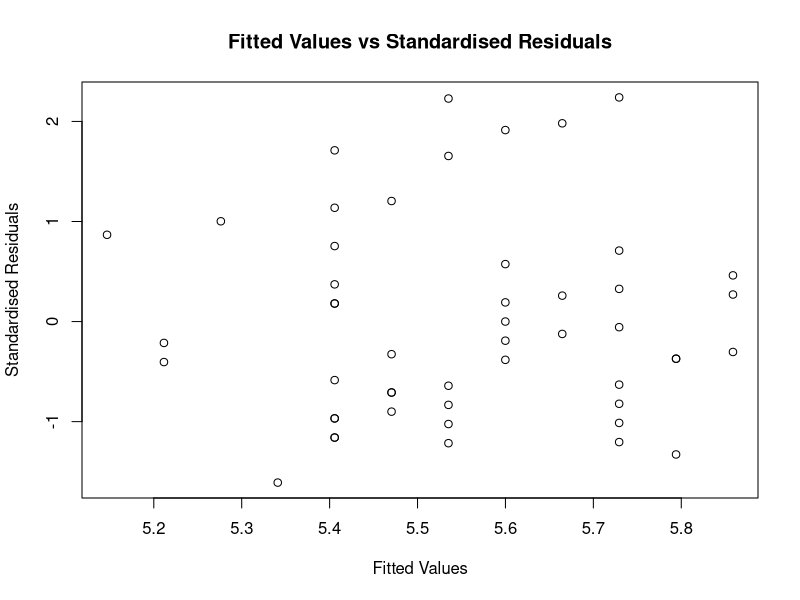

Write the R code that produced this figure. (Note: this script raises an error after producing the figure.)
rm(list = ls())


# load in the iris dataset
data_iris <- iris
iris

# Mean petal length for flowers of all types
mu_hat <-mean(data_iris$Petal.Length)

# Mean petal length for flower type "setosa"
u1 <- mean(data_iris$Petal.Length[data_iris$Species=="setosa"])

# Mean petal length for flower type "versicolor"
u2 <- mean(data_iris$Petal.Length[data_iris$Species=="versicolor"])

# Mean petal length for flower type "virginica"
u3 <- mean(data_iris$Petal.Length[data_iris$Species=="virginica"])


# t_hat value for flower type "setosa"
t_hat1 <- (u1 - mu_hat)

# t_hat value for flower type "versicolor"
t_hat2 <- (u2 - mu_hat)

# t_hat value for flower type "virginica"
t_hat3 <- (u3 - mu_hat)

# Create data frame specifically for petal length and species as those are the variables we are focusing on
species_petal_length <- data.frame(data_iris$Petal.Length, data_iris$Species)
species_petal_length
# ANOVA Table
species_petal_length.aov <- aov(data_iris$Petal.Length ~ data_iris$Species, data = species_petal_length)
summary(species_petal_length.aov)

# Work out the observed standard error
observed_standard_error <- sqrt(0.19)*sqrt(1/50+1/50)

# work out the least significant difference

lsd <- qt(0.975,147)*sqrt(0.19)*sqrt(1/50+1/50)
lsd

# u1 is the mean value for setosa and u3 is the mean value for virginica
difference <- u1 - u3

# calculate the lower and upper bounds for the 95% Confidence Interval
upper_bound <- difference + lsd
lower_bound <- difference - lsd

upper_bound
lower_bound


# Question 2

# Create a data frame subset only containing viriginca flowers petal length and petal width.
virginica_petal_info <- subset.data.frame(data_iris, data_iris$Species=="virginica", select = c(Petal.Length,
                                                                                                Petal.Width))

# Form a linear regression model 
virginica_petal_info.linearmodel <- lm(Petal.Length ~ Petal.Width, data = virginica_petal_info)

# Use summary to inspect the values in the linear regression model
summary(virginica_petal_info.linearmodel)

# ANOVA Table for virginica flower info
virginica_petal_info.aov <- aov(Petal.Length ~ Petal.Width, data = virginica_petal_info)
summary(virginica_petal_info.aov)

# Calculate the observed residuals
virginica.residuals <- residuals(virginica_petal_info.aov)
virginica.residuals

# For observed standard residuals and MS-residuals and ni where ni = 50 in this case
sigma.squared.estimate <- 0.2787

# Calculate observed standard residuals 
virginica.standardised.residuals <- virginica.residuals / sqrt(sigma.squared.estimate*(1-1/50))
virginica.standardised.residuals

# Plot the observed standardised residuals against the observed fitted values
plot(fitted(virginica_petal_info.aov), 
     virginica.standardised.residuals,
     xlab = "Fitted Values",
     ylab = "Standardised Residuals",
     main = "Fitted Values vs Standardised Residuals")

# Alternative equivalent method to produce the same scatter plot using the 'MASS' package
install.packages("MASS")
library(MASS)
plot(fitted(virginica_petal_info.linearmodel), 
     stdres(virginica_petal_info.linearmodel),
     xlab = "Fitted Values",
     ylab = "Standardised Residuals",
     main = "Fitted Values vs Standardised Residuals")


# Plot QQ-Plot of resdiuals againist normal scores
qqnorm(stdres(virginica_petal_info.linearmodel),
       main = "Normal Q-Q Plot of Standardised Residuals")
abline(0, 1)
